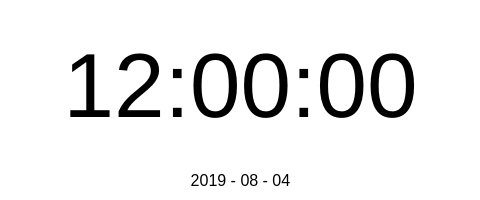
<?xml version="1.0" encoding="UTF-8"?>
<ui version="4.0">
 <class>MainWindow</class>
 <widget class="QMainWindow" name="MainWindow">
  <property name="geometry">
   <rect>
    <x>0</x>
    <y>0</y>
    <width>480</width>
    <height>200</height>
   </rect>
  </property>
  <property name="minimumSize">
   <size>
    <width>480</width>
    <height>200</height>
   </size>
  </property>
  <property name="maximumSize">
   <size>
    <width>480</width>
    <height>200</height>
   </size>
  </property>
  <property name="windowTitle">
   <string>L-Clock</string>
  </property>
  <property name="windowIcon">
   <iconset resource="img.qrc">
    <normaloff>:/img/timer.png</normaloff>:/img/timer.png</iconset>
  </property>
  <property name="styleSheet">
   <string notr="true">background-color: rgb(255, 255, 255);</string>
  </property>
  <widget class="QWidget" name="centralwidget">
   <widget class="QLabel" name="timeLabel">
    <property name="geometry">
     <rect>
      <x>10</x>
      <y>10</y>
      <width>461</width>
      <height>151</height>
     </rect>
    </property>
    <property name="font">
     <font>
      <pointsize>68</pointsize>
     </font>
    </property>
    <property name="text">
     <string>12:00:00</string>
    </property>
    <property name="alignment">
     <set>Qt::AlignCenter</set>
    </property>
   </widget>
   <widget class="QPushButton" name="infoBtn">
    <property name="geometry">
     <rect>
      <x>450</x>
      <y>170</y>
      <width>20</width>
      <height>20</height>
     </rect>
    </property>
    <property name="minimumSize">
     <size>
      <width>20</width>
      <height>20</height>
     </size>
    </property>
    <property name="maximumSize">
     <size>
      <width>20</width>
      <height>20</height>
     </size>
    </property>
    <property name="styleSheet">
     <string notr="true">QPushButton#infoBtn{
	border:1px;
	border-radius:10px;
}

QPushButton#infoBtn:hover{
	border:1px solid #00aaff;
	border-radius:10px;
}

QPushButton#infoBtn:pressed{
	border:1px solid #0055ff;
	border-radius:10px;
}</string>
    </property>
    <property name="text">
     <string/>
    </property>
    <property name="icon">
     <iconset resource="img.qrc">
      <normaloff>:/img/info.png</normaloff>:/img/info.png</iconset>
    </property>
   </widget>
   <widget class="QLabel" name="dateLabel">
    <property name="geometry">
     <rect>
      <x>40</x>
      <y>170</y>
      <width>401</width>
      <height>21</height>
     </rect>
    </property>
    <property name="font">
     <font>
      <pointsize>12</pointsize>
     </font>
    </property>
    <property name="text">
     <string>2019 - 08 - 04</string>
    </property>
    <property name="alignment">
     <set>Qt::AlignCenter</set>
    </property>
   </widget>
  </widget>
 </widget>
 <resources>
  <include location="img.qrc"/>
 </resources>
 <connections/>
</ui>
